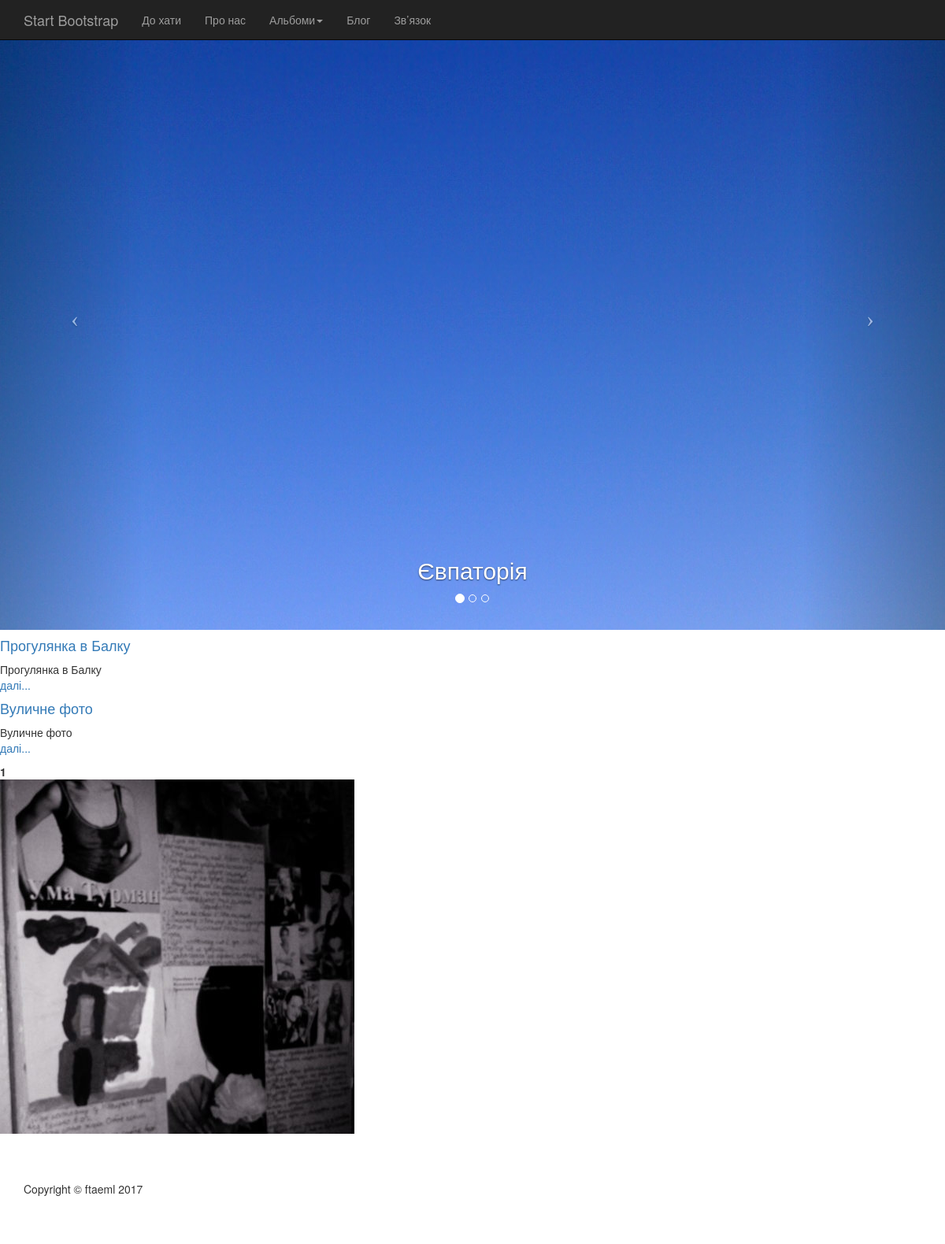
The page /albums/2 on the database its author committed.
### gallery/models.py (models this page shows, shortened)
class Limn(models.Model):
    image = models.ImageField(upload_to="grafity")
    description = models.CharField(blank=True, max_length=100)
    ty_pe = models.ForeignKey(Type)
    album = models.ForeignKey(Album)
    user = models.ForeignKey(User, verbose_name="Автор")
    published_date = models.DateTimeField(auto_created=True, verbose_name="Дата")

class Album(models.Model):
    title = models.CharField(max_length=60)
    description = models.CharField(max_length=250)
    type = models.ForeignKey(Type)
    class Meta:
        verbose_name = "Альбом"
        verbose_name_plural = "Альбоми"

### gallery/views.py (the view)
# urls.py: url(r'^albums/(?P<id>\d+)?$', views.albums, name="albums"),
def albums(request, id=None):
    paint = Album.objects.filter(type_id=id)
    paginator = Paginator(paint, 3)
    page = request.GET.get('page')
    try:
        paint = paginator.page(page)
    except PageNotAnInteger:
        paint = paginator.page(1)
    except EmptyPage:
        paint = paginator.page(paginator.num_pages)
    context = {"paints": paint, "pn":page}
    context.update(carusel())
    return render(request, "gallery/albums.html", context)

### gallery/views.py (called while the page is built)
def carusel():
    images = Limn.objects.filter(ty_pe_id=4)
    return {"images": images}

### templates/gallery/albums.html (shortened to what this page needs)
{% extends "base.html" %}
{% load staticfiles %}
{% load i18n %}
    {% block menu %}
        {% include "menu.html" with is_albums=True %}
    {% endblock menu %}
{% block content %}
    <div id="site_content">
        <div id="left_content">
            <div id="blog_container">
                {% for p in paints %}
                    <h4 class="select"><a href="{% url "album" id=p.pk %}?page={{ albums.number }}">{{ p.title }}</a></h4>
                    <p>{{ p.description }}<a href="{% url "album" id=p.pk %}"></br>далі...</a></p>
                {% endfor %}
            </div>
            <div class="pageLink next">
                {% for num in paints.paginator.page_range %}
                    {% if num == paints.number %}
                        <span class="current"><b>{{ num }}</b></span>
                    {% else %}
                        <a href="?page={{ num }}"> {{ num }}</a>
                    {% endif %}
                {% endfor %}
            </div>
        </div>
        <div id="right_content">
            <img src="{% static "images/albums.jpg" %}" title="contact" alt="contact" /></p>
        </div>
    </div>
{% endblock %}

### templates/base.html (shortened to what this page needs)
<!DOCTYPE html>
<html lang="en">
{% load staticfiles %}
<head>
    <link href="{% static "css/bootstrap.min.css" %}" rel="stylesheet">
    <link href="{% static "css/full-slider.css" %}" rel="stylesheet">
</head>
<body>
        <div class="collapse navbar-collapse" id="bs-example-navbar-collapse-1">
            <ul class="nav navbar-nav">
                {% block menu %}{% endblock %}
            </ul>
        </div>
{% block carusel %}
    {% include "carusel.html" %}
{% endblock %}
{% block content %} {% endblock %}
<div class="container">
    <footer>
        <div class="row">
            <div class="col-lg-12">
                <p>Copyright &copy; ftaeml 2017</p>
            </div>
        </div>
    </footer>
</div>
</body>
</html>

### templates/menu.html (shortened to what this page needs)
<nav class="navbar navbar-inverse navbar-fixed-top" role="navigation">
    <div class="container">
        <div class="navbar-header">
            <a class="navbar-brand" href="{% url "home" %}">Start Bootstrap</a>
        </div>
        <div class="collapse navbar-collapse" id="bs-example-navbar-collapse-1">
            <ul class="nav navbar-nav">
                <li{% if is_home %} class="active"{% endif %}><a href="{% url "home" %}">До хати <span class="sr-only">(current)</span></a></li>
                <li{% if is_about %} class="active"{% endif %}><a href="{% url "about" %}">Про нас</a></li>
                <li{% if True %} class="dropdown"{% endif %}>
                    <a href="#" data-hover="SERVICES" class="dropdown-toggle" data-toggle="dropdown" role="button" aria-haspopup="true" aria-expanded="false">Альбоми<span class="caret"></span></a>
                </li>
                <li{% if is_index %} class="active"{% endif %}><a href="{% url "index" %}">Блог</a></li>
                <li{% if iscontact %} class="active"{% endif %}><a href="{% url "contact" %}">Зв’язок</a></li>
            </ul>
        </div>
    </div>
</nav>

### templates/carusel.html (shortened to what this page needs)
{% load thumbnail %}
<header id="myCarousel" class="carousel slide">
    <ol class="carousel-indicators">
        <li data-target="#myCarousel" data-slide-to="0" class="active"></li>
        <li data-target="#myCarousel" data-slide-to="1"></li>
        <li data-target="#myCarousel" data-slide-to="2"></li>
    </ol>
    <div class="carousel-inner">
        {% for img in images %}
            {% if forloop.first %}
                <div class="active item">
            {% else %}
                <div class="item">
            {% endif %}
        <div class="fill" style="background-image:url('{{ img.image|thumbnail_url:'show' }}');"></div>
        <div class="carousel-caption">
            <h2>{{ img.description }}</h2>
        </div>
        </div>
        {% endfor %}
        </div>
        <a class="left carousel-control" href="#myCarousel" data-slide="prev">
            <span class="icon-prev"></span>
        </a>
        <a class="right carousel-control" href="#myCarousel" data-slide="next">
            <span class="icon-next"></span>
        </a>
</header>

### static/css/full-slider.css (style rules this page uses)
html, body { height: 100%; }
.carousel, .item, .active { height: 100%; }
.carousel-inner { height: 100%; }
.fill { width: 100%; height: 100%; background-position: center; -webkit-background-size: cover; -moz-background-size: cover; background-size: cover; -o-background-size: cover; }
footer { margin: 50px 0; }

### rows shown on the page
Limn: image|thumbnail_url (picture), description "Євпаторія"
Album: title "Прогулянка в Балку", description "Прогулянка в Балку"
Album: title "Вуличне фото", description "Вуличне фото"

### other values the page prints
{{ num }} "1"
